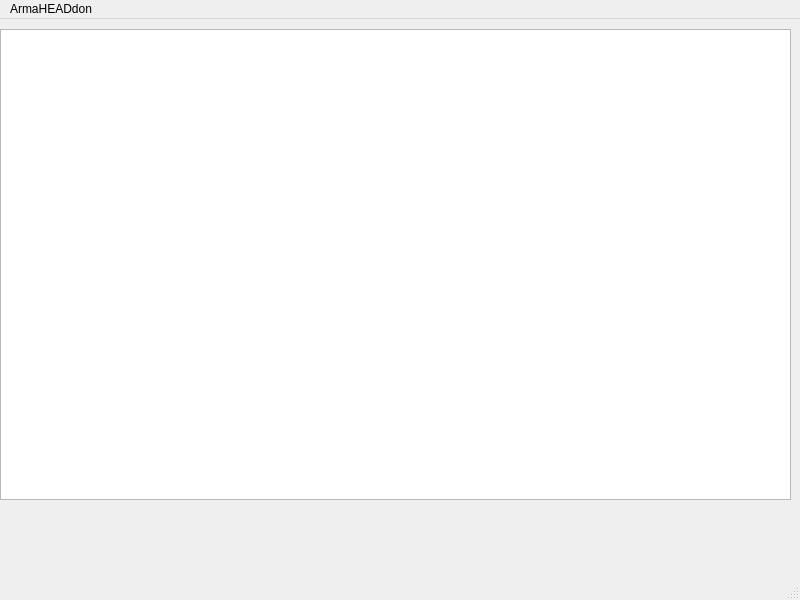
<?xml version="1.0" encoding="UTF-8"?>
<ui version="4.0">
 <class>MainWindow</class>
 <widget class="QMainWindow" name="MainWindow">
  <property name="geometry">
   <rect>
    <x>0</x>
    <y>0</y>
    <width>800</width>
    <height>600</height>
   </rect>
  </property>
  <property name="windowTitle">
   <string>MainWindow</string>
  </property>
  <widget class="QWidget" name="centralwidget">
   <widget class="QGraphicsView" name="graphicsView">
    <property name="geometry">
     <rect>
      <x>0</x>
      <y>10</y>
      <width>791</width>
      <height>471</height>
     </rect>
    </property>
   </widget>
  </widget>
  <widget class="QStatusBar" name="statusbar"/>
  <widget class="QMenuBar" name="menubar">
   <property name="geometry">
    <rect>
     <x>0</x>
     <y>0</y>
     <width>800</width>
     <height>25</height>
    </rect>
   </property>
   <widget class="QMenu" name="menuArmaHEADdon">
    <property name="title">
     <string>ArmaHEADdon</string>
    </property>
   </widget>
   <addaction name="menuArmaHEADdon"/>
  </widget>
 </widget>
 <resources/>
 <connections/>
</ui>
